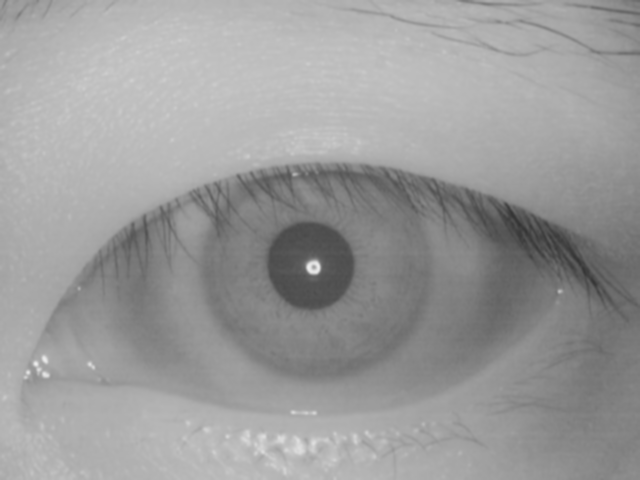
#> input picture img_testtratada.bmp, 640 x 480 px, given in place of 0005_012.bmp, which was not available
$ python test.py
#> lines starting #> are read from the running program, lines starting #| are printed output that depends on the picture; pictures that were not available may be replaced by others from this repository, and a replacement may not be noted
### res/iris.py
import cv2 as cv
import numpy as np

class Iris:
    def __init__(self):
        pass

    def equalize(self, img):
        return cv.equalizeHist(img)

    def blur(self, img):
        return cv.GaussianBlur(img, (5, 5), 0)

    # [21 lines left out: functions sharpening, clareia, not called in this run]

    def detectROI(self, img, template):

        imgD = img.copy()

        #abre o template e o converte para níveis de cinza
        template = cv.GaussianBlur(template, (7, 7), 0)

        #comprimento e largura do template
        width,height=template.shape

        #template matching, que devolve o nível de acurácia
        match = cv.matchTemplate(imgD, template, cv.TM_CCOEFF_NORMED)

        #obtém as posições onde o template gerou níveis de acurácia maiores que um limiar
        threshold = 0.8
        position = np.where(match >= threshold)
        last_pos = (0,0)
        iris = False
        rects = 0

        #desenha os retângulos com as regiões encontradas
        for point in zip(*position[::-1]):
            if abs(point[0] - last_pos[0]) < 20 or abs(point[1] - last_pos[1]) < 20:
                continue

            cv.rectangle(imgD, (point[0]-120, point[1]-60), (point[0] + width + 120, point[1] + height + 120), (0, 204, 153), 5)
            last_pos = point
            iris = True
            rects += 1


        return imgD, iris, rects

    def cropROI(self, img, template):

        imgC = img.copy()

        #abre o template e o converte para níveis de cinza
        template = cv.GaussianBlur(template, (7, 7), 0)

        #comprimento e largura do template
        width,height=template.shape

        #template matching, que devolve o nível de acurácia
        match = cv.matchTemplate(imgC, template, cv.TM_CCOEFF_NORMED)

        #obtém as posições onde o template gerou níveis de acurácia maiores que um limiar
        threshold = 0.8
        position = np.where(match >= threshold)
        last_pos = (0,0)
        iris = False

        #desenha os retângulos com as regiões encontradas
        for point in zip(*position[::-1]):
            if abs(point[0] - last_pos[0]) < 20 or abs(point[1] - last_pos[1]) < 20:
                continue

            y1 = point[1] - 60
            x1 = point[0] - 120
            y2 = point[1] + height + 100
            x2 = point[0] + width + 120

            # cv.rectangle(imgC, (point[0]-70, point[1]-70), (point[0] + width + 70, point[1] + height + 70), (0, 204, 153), 5)
            imgC = imgC[y1:y2, x1:x2]
            last_pos = point
            iris = True
            break


        return imgC, iris


### test.py
import cv2 as cv
from res.iris import Iris
import numpy as np

img = cv.cvtColor(cv.imread('img_test/0005_012.bmp'), cv.COLOR_BGR2GRAY)
#> img: shape (480, 640); min 51, max 236, mean 155
template = cv.cvtColor(cv.imread('template.bmp'), cv.COLOR_BGR2GRAY)
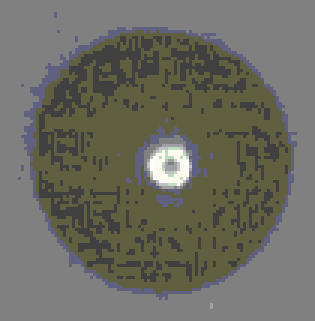
#> input picture template.bmp, 105 x 107 px (shown 3 times larger)
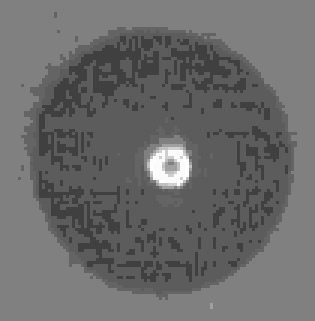
#> template: shape (107, 105) (shown 3 times larger); min 64, max 255, mean 106.5

img1 = img.copy()
img2 = img.copy()

img_treater = Iris()

img2, detected2 = img_treater.cropROI(img, template)
#> in cropROI, `template = cv.GaussianBlur(template, (7, 7), 0)`:
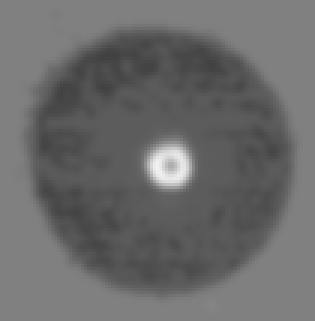
#> template: shape (107, 105) (shown 3 times larger); min 65, max 241, mean 106.5
#> in cropROI, `match = cv.matchTemplate(imgC, template, cv.TM_CCOEFF_NORMED)`:
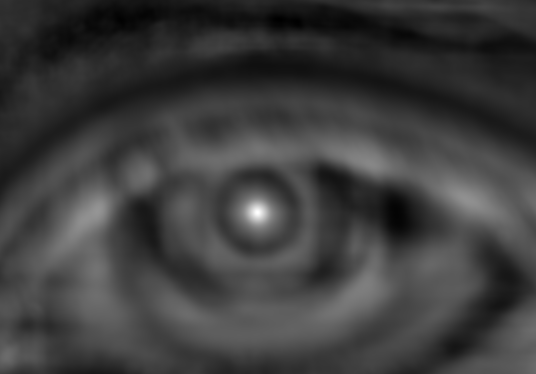
#> match: shape (374, 536) float32; min -0.358, max 0.985, mean -0.031; drawn with min black and max white
#> in cropROI, `position = np.where(match >= threshold)`: position = 78 positions, rows 207 to 217, columns 253 to 262
#> the loop in cropROI, `for point in zip(*position[::-1]):` made 1 pass
#> (y1, x1, y2, x2, last_pos, iris) on pass 1: (147, 137, 412, 484, (257, 207), True)
#> pass 1, in cropROI, `imgC = imgC[y1:y2, x1:x2]`:
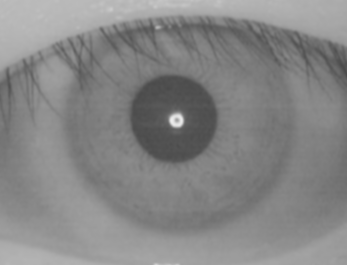
#> imgC: shape (265, 347); min 74, max 236, mean 133.8
#> detected2 = True
img1, detected1 = img_treater.detectROI(img, template)
#> in detectROI, `position = np.where(match >= threshold)`: position = 78 positions, rows 207 to 217, columns 253 to 262
#> the loop in detectROI, `for point in zip(*position[::-1]):` made 78 passes
#> point on passes 2 to 13: (254, 208), (255, 208), (256, 208), (257, 208), (258, 208), (259, 208), (253, 209), (254, 209), (255, 209), (256, 209), (257, 209), (258, 209)
#> (last_pos, iris, rects) on pass 1: ((257, 207), True, 1)
#> after the loop in detectROI, `for point in zip(*position[::-1]):`:
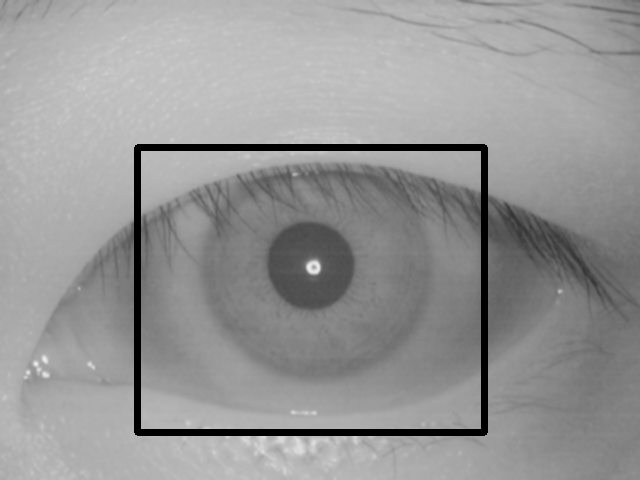
#> imgD: shape (480, 640); min 0, max 236, mean 150.3
#> after the loop in detectROI, `for point in zip(*position[::-1]):`: rects = 1
#> (the run stopped early here; a loop or call above may not have finished)
